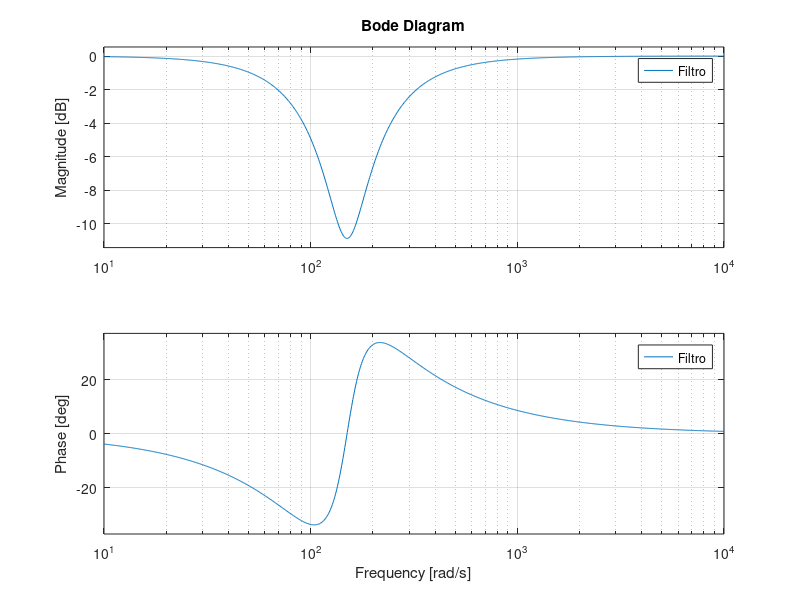

Write MATLAB code to recreate this figure.
clear all;close all;clc;


wf=150;

xi=0.7;
delta=0.2;


s=tf('s');

Filtro=(s^2+2*delta*wf*s+wf^2)/(s^2+2*xi*wf*s+wf^2);

bode(Filtro)